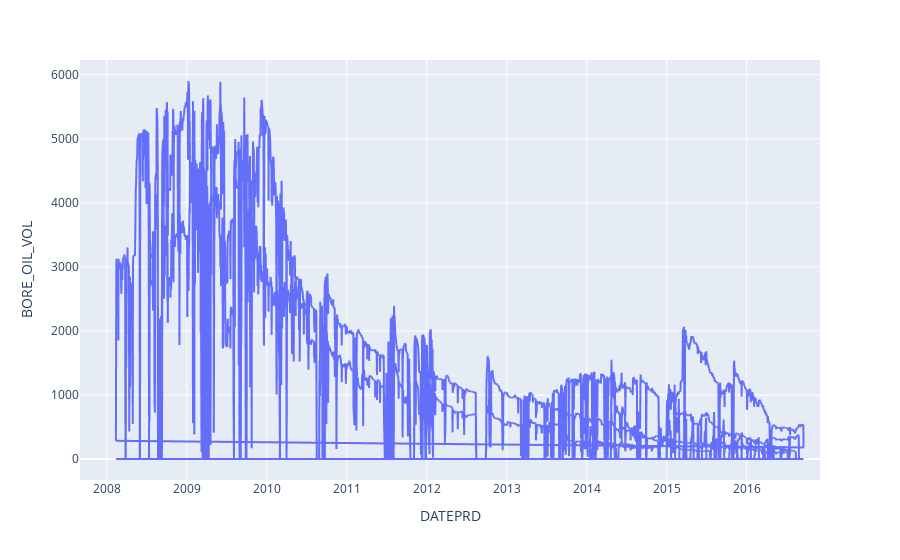

The code cell stored with this chart in its notebook:
### Code cell
#creating simple plots
px.line(df_daily, x = 'DATEPRD', y= 'BORE_OIL_VOL') #this includes all seven wells

### Figure 1 — Plotly figure (JSON) as saved in the notebook; plotly's stock layout.template omitted (floating-point values rounded to 4 significant figures; data arrays with more than 128 entries replaced by an {"elided": "..."} marker saying what was removed)
{"data": [{"hovertemplate": "DATEPRD=%{x}<br>BORE_OIL_VOL=%{y}<extra></extra>", "legendgroup": "", "line": {"color": "#636efa", "dash": "solid"}, "marker": {"symbol": "circle"}, "mode": "lines", "name": "", "showlegend": false, "type": "scattergl", "x": {"elided": "15634 str values"}, "xaxis": "x", "y": {"elided": "15634 float values"}, "yaxis": "y"}], "layout": {"legend": {"tracegroupgap": 0}, "margin": {"t": 60}, "xaxis": {"anchor": "y", "domain": [0, 1], "title": {"text": "DATEPRD"}}, "yaxis": {"anchor": "x", "domain": [0, 1], "title": {"text": "BORE_OIL_VOL"}}}}
